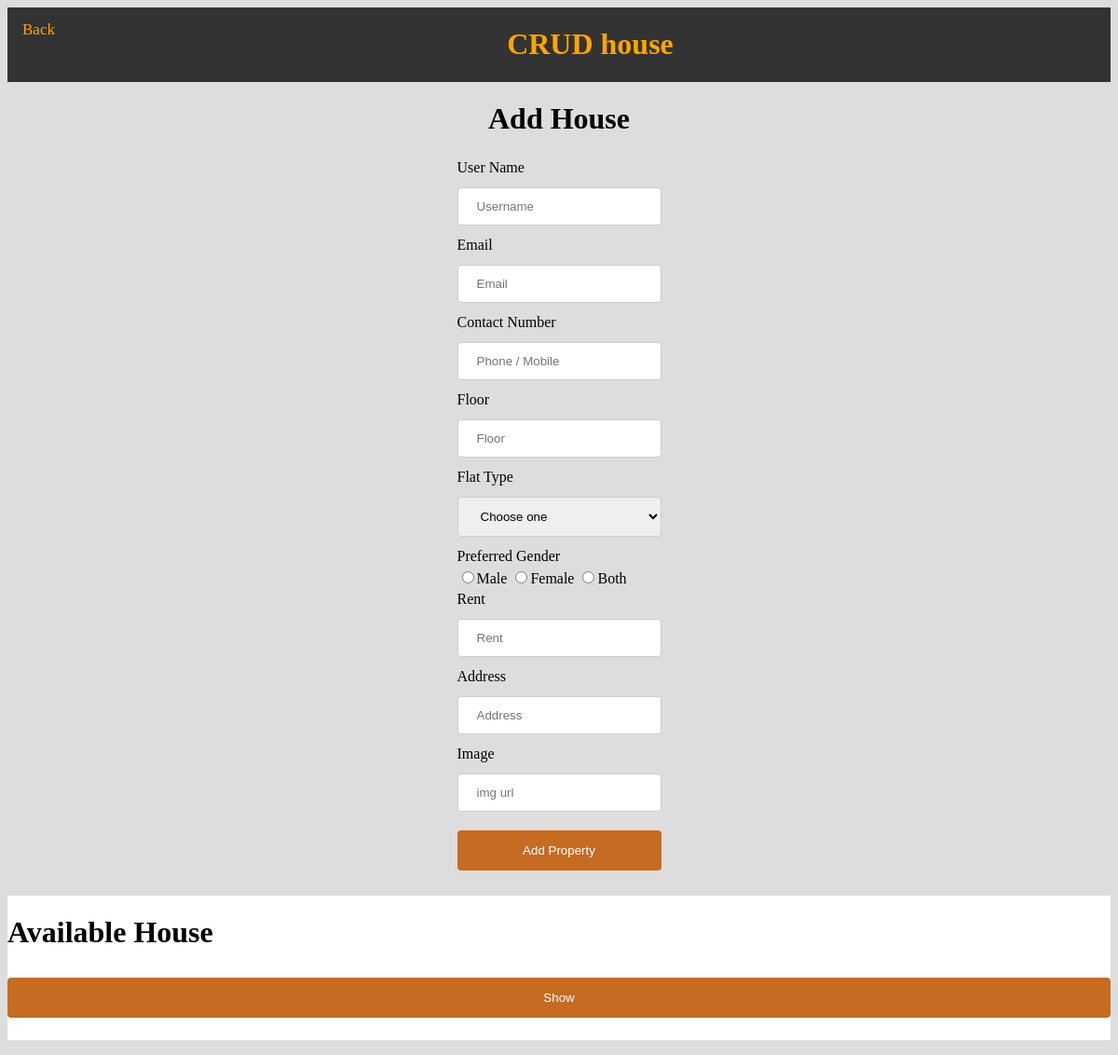
The app's page /crudaddhouse.php, older data.
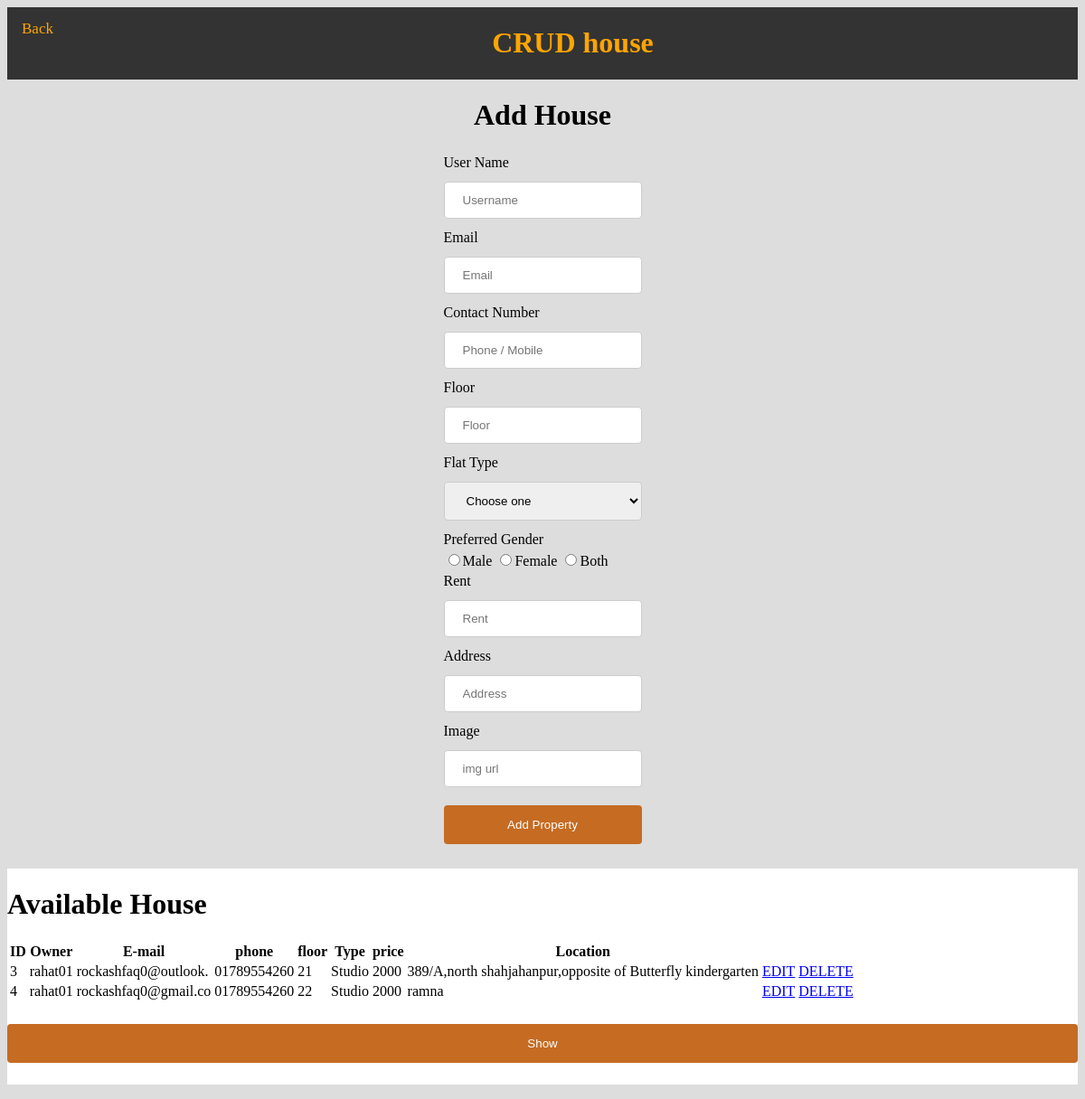
The same page, newer data.
### tables this page shows
CREATE TABLE `property` (
  `id` int(20) NOT NULL,
  `username` varchar(20) NOT NULL,
  `email` varchar(20) NOT NULL,
  `phone` varchar(20) NOT NULL,
  `floor` varchar(20) NOT NULL,
  `flat` varchar(20) NOT NULL,
  `gender` varchar(10) NOT NULL,
  `rent` varchar(100) NOT NULL,
  `address` varchar(100) NOT NULL,
  `image` varchar(200) NOT NULL,
  `booked_by` varchar(20) NOT NULL,
  `booked` varchar(20) NOT NULL
);

### Controller/crudaddhousevalidation.php (called while the page is built, shortened)
<?php
require_once"Model/db_config.php";
$query = "SELECT * FROM property";
$result=get($query);
$user_name="";
$email="";
$contact_number = "";
$floor="";
$rent="";
$address="";
$img="";
?>

### Model/db_config.php (called while the page is built, shortened)
<?php
    $db_server="localhost";
    $db_user="root";
    $db_password="";
    $db_name="bachapp";
    function get($query){
        global $db_server,$db_user,$db_password,$db_name;
        $conn=mysqli_connect($db_server,$db_user,$db_password,$db_name);
        $result=mysqli_query($conn,$query);
        $data=array();
            while($row=mysqli_fetch_assoc($result)){
                $data[] =$row;
            }
        return $data;
    }
?>

### crudaddhouse.php (the view, shortened to what this page needs)
<?php
require_once "Controller/crudaddhousevalidation.php";
?>
<html>
<link rel="stylesheet" href="homepage.css">
<head>
</head>
<body>
<div class="topnav">
					<a href=http://localhost/BachApp-Web/homepageadmin.php>Back</a>
					<h1 style="text-align:center;color:orange">CRUD house</h1>
				</div>
	<h1 align="center">Add House</h1>
	<form action="" onsubmit="return validate()" method="post">
		<table align="center">
			<tr>
				<td><span>User Name</span></td>
			</tr>
			<tr>
				<td><input type="text" name="user_name" id="user_name" value="<?php echo $user_name; ?>" placeholder="Username">
				</td>
			</tr>
			<tr>
				<td><span>Email</span></td>
			</tr>
			<tr>
				<td><input type="text" name="email" id="email" value="<?php echo $email; ?>" placeholder="Email">
				</td>
			</tr>
			<tr>
				<td><span>Contact Number</span></td>
			</tr>
			<tr>
				<td>
					<input type="text" name="contact_number" id="contact_number" value="<?php echo $contact_number; ?>" placeholder="Phone / Mobile">
				</td>
			</tr>
			<tr>
				<td><span>Floor</span></td>
			</tr>
			<tr>
				<td><input type="text" name="floor" id="floor" value="<?php echo $floor; ?>" placeholder="Floor">
			</tr>
			<tr>
				<td><span>Flat Type</span></td>
			</tr>
			<tr>
				<td><select name="flat_type" id="flat_type">
						<option disabled selected>Choose one</option>
					</select>
				</td>
			</tr>
			<tr>
				<td><span>Preferred Gender<span></td>
			</tr>
			<tr>
				<td><input type="radio" name="gender" id="gender1" value="male">Male
					<input type="radio" name="gender" id="gender2" value="female">Female
					<input type="radio" name="gender" id="gender3" value="both">Both
				</td>
			</tr>
			<tr>
				<td><span>Rent</span></td>
			</tr>
			<tr>
				<td><input type="text" name="rent" id="rent" value="<?php echo $rent; ?>" placeholder="Rent">
				</td>
			</tr>
			<tr>
				<td><span>Address</span></td>
			</tr>
			<tr>
				<td><input type="text" name="address" id="address" value="<?php echo $address; ?>" placeholder="Address">
				</td>
			</tr>
			<tr>
				<td><span>Image</span></td>
			</tr>
			<tr>
				<td><input type="text" name="img" id="img" value="<?php echo $img; ?>" placeholder="img url">
				</td>
			</tr>
			<tr>
				<td colspan="2">
					<input type="submit" name="add_property" value="Add Property">
				</td>
			</tr>
		</table>
	</form>
	<p>
	<div class="tren">
		<h1>Available House</h1>
		<?php
		if ($result) {
			echo
			'
                  <table class="table table-hover theme-bg">
                    <thead>
                      <tr>
                        <th scope="col">ID</th>
                        <th scope="col">Owner</th>
                        <th scope="col">E-mail</th>
						<th scope="col">phone</th>
						<th scope="col">floor</th>
						<th scope="col">Type</th>
						<th scope="col">price</th>
                        <th scope="col">Location</th>
                      </tr>
                    </thead>
                  ';
			foreach ($result as $row) {
				echo
				'
                      <tbody>
                        <tr>
                          <td>' . $row["id"] . '</td>
                          <td>' . $row["username"] . '</td>
                          <td>' . $row["email"] . '</td>
						  <td>' . $row["phone"] . '</td>
						  <td>' . $row["floor"] . '</td>
						  <td>' . $row["flat"] . '</td>
						  <td>' . $row["rent"] . '</td>
						  <td>' . $row["address"] . '</td>
                          <td>  <a href="http://localhost/BachApp-Web/crudupdatehouse.php?id=' . $row["id"] . '"> EDIT</a></td>
						  <td> <a href="http://localhost/BachApp-Web/cruddeletehouse.php?id=' . $row["id"] . '"> DELETE</a></td>
                        </tr>
                      </tbody>';
			}
			echo '</table>';
		}
		?>
		<form>
			<p style="text-align:center;"><input type="submit" class="my-font btn-sup" name="showBtn" value="Show"></p>
		</form>
	</div>
	</p>
</body>
</html>

### homepage.css (style rules this page uses)
body { background-color: #ddd; }
input[type=text], select { width: 100%; padding: 12px 20px; margin: 8px 0; display: inline-block; border: 1px solid #ccc; border-radius: 4px; box-sizing: border-box; }
input[type=submit] { width: 100%; background-color: #c56b22; color: white; padding: 14px 20px; margin: 8px 0; border: none; border-radius: 4px; cursor: pointer; }
.topnav { overflow: hidden; background-color: #333; }
.topnav a { float: left; color: #FFA500; text-align: center; padding: 14px 16px; text-decoration: none; font-size: 17px; }
.tren { overflow: hidden; background-color:white; }

Row changes from the older to the newer data that the page shows:
added property: id "3", username "rahat01", email "rockashfaq0@outlook.", phone "01789554260", floor "21", flat "Studio", rent "2000", address "389/A,north shahjahanpur,opposite of Butterfly kindergarten"
added property: id "4", username "rahat01", email "rockashfaq0@gmail.co", phone "01789554260", floor "22", flat "Studio", rent "2000", address "ramna"
Text that changed along with them:
text now shown: "ID Owner E-mail phone floor Type price Location"
